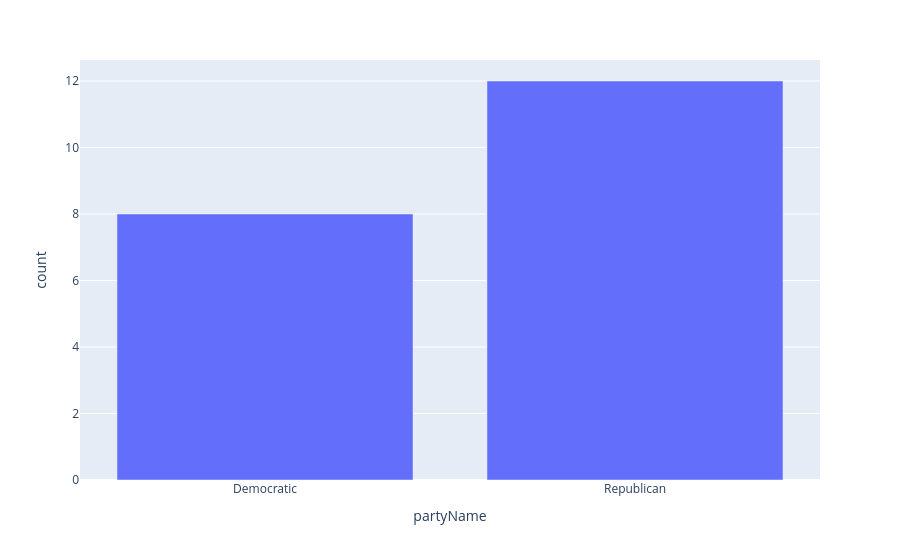

Write notebook code for a chart like this one.
### Code cell
px.bar(member_parties, x='partyName', y='count')

### Figure 1 — Plotly figure (JSON) as saved in the notebook; plotly's stock layout.template omitted (floating-point values rounded to 4 significant figures)
{"data": [{"hovertemplate": "partyName=%{x}<br>count=%{y}<extra></extra>", "legendgroup": "", "marker": {"color": "#636efa", "pattern": {"shape": ""}}, "name": "", "orientation": "v", "showlegend": false, "textposition": "auto", "type": "bar", "x": ["Democratic", "Republican"], "xaxis": "x", "y": [8, 12], "yaxis": "y"}], "layout": {"barmode": "relative", "legend": {"tracegroupgap": 0}, "margin": {"t": 60}, "xaxis": {"anchor": "y", "domain": [0, 1], "title": {"text": "partyName"}}, "yaxis": {"anchor": "x", "domain": [0, 1], "title": {"text": "count"}}}}
